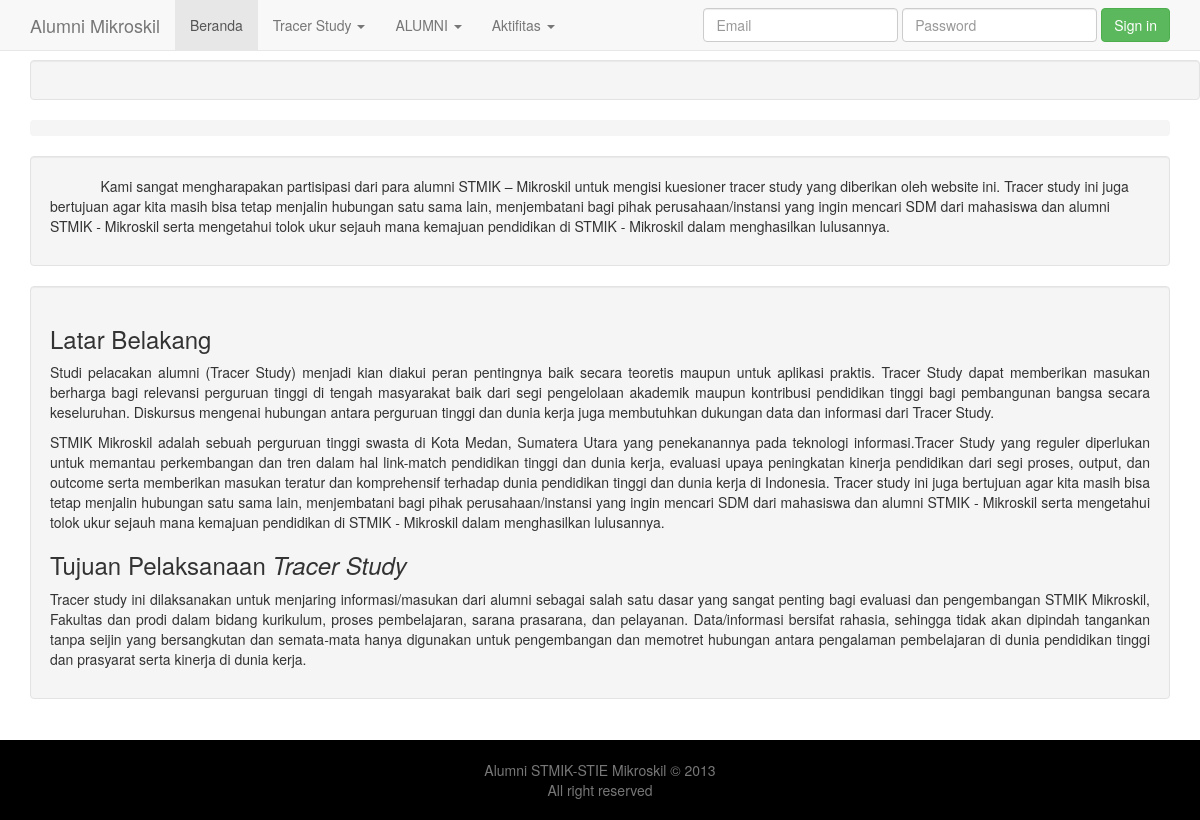
Page /latarbelakang.php on the committed database.
### tables this page shows
CREATE TABLE IF NOT EXISTS `latar` (
  `satu` text NOT NULL,
  `dua` text NOT NULL,
  `tiga` text NOT NULL
);

### latarbelakang.php (the view, shortened to what this page needs)
<!DOCTYPE html>
<html lang="en">
  <head>
    <link href="css/bootstrap.css" rel="stylesheet">
    <link href="css/sticky-footer-navbar.css" rel="stylesheet">
    <link href="css/bootstrap.min.css" rel="stylesheet">
  </head>
  <body>
    <div id="wrap">
<?php include('includes/nav.php'); ?>
<?php include('includes/header.php'); ?>
        <div class="breadcrumb">
        </div>
     <?php include('includes/partisipasi.php'); ?>
    <div class="well">
    <?php
$query = "select * from latar";
$result = mysql_query($query)or die ("Wrong Query:".mysql_error());
while($data=mysql_fetch_array($result))
{
	echo "<h3>Latar Belakang</h3>";
	echo "<p align='justify'>$data[satu]</p>";
	echo "<p align='justify'>$data[dua]</p>";
	echo "<h3>Tujuan Pelaksanaan <i>Tracer Study</i></h3>";
	echo "<p align='justify'>$data[tiga]</p>";
}
?>
	</div>
        <br>
      </div>
    </div>
   <?php include('includes/footer.php'); ?>
  </body>
</html>

### includes/nav.php (shortened to what this page needs)
<div class="navbar navbar-default navbar-fixed-top">
  <div class="container">
    <div class="navbar-header">
      <a class="navbar-brand" href="index.php">Alumni Mikroskil</a>
    </div>
    <div class="collapse navbar-collapse">
      <ul class="nav navbar-nav">
        <li class="active"><a href="index.php">Beranda</a></li>
        <li class="dropdown">
         <a href="#" class="dropdown-toggle" data-toggle="dropdown">Tracer Study <b class="caret"></b></a>
         </li>
         <li class="dropdown">
         <a href="#" class="dropdown-toggle" data-toggle="dropdown">ALUMNI <b class="caret"></b></a>
           </li>
        <li class="dropdown">
          <a href="#" class="dropdown-toggle" data-toggle="dropdown">Aktifitas <b class="caret"></b></a>
        </li>
      </ul>
       <form class="navbar-form navbar-right">
      <div class="form-group">
        <input type="text" placeholder="Email" class="form-control">
      </div>
      <div class="form-group">
        <input type="password" placeholder="Password" class="form-control">
      </div>
      <button type="submit" class="btn btn-success">Sign in</button>
    </form>
    </div>
  </div>
</div>

### includes/header.php (shortened to what this page needs)
     <div class="container">
        <div class="span12">
<div class="container well well-large">
   </div>
       </div>

### includes/partisipasi.php
<div class="well">
        <p> &nbsp;&nbsp;&nbsp;&nbsp;&nbsp;&nbsp;&nbsp;&nbsp;&nbsp;&nbsp;&nbsp;&nbsp;&nbsp;Kami sangat mengharapakan partisipasi dari para alumni STMIK – Mikroskil untuk mengisi kuesioner tracer study yang diberikan oleh website ini. Tracer study ini juga bertujuan agar kita masih bisa tetap menjalin hubungan satu sama lain, menjembatani bagi pihak perusahaan/instansi yang ingin mencari SDM dari mahasiswa dan alumni STMIK - Mikroskil serta mengetahui tolok ukur sejauh mana kemajuan pendidikan di STMIK - Mikroskil dalam menghasilkan lulusannya.</p>
        </div>

### includes/footer.php
<div id="footer">
     <div class="container">
       <p class="text-muted credit">Alumni STMIK-STIE Mikroskil &copy; 2013 <br />
       All right reserved </p>
     </div>
   </div>

### css/sticky-footer-navbar.css (style rules this page uses)
html, body { height: 100%; }
#wrap { min-height: 100%; height: auto !important; height: 100%; margin: 0 auto -60px; padding: 0 0 60px; }
#footer { height: 80px; text-align:center; background-color:#000000; }
#wrap > .container { padding: 60px 15px 0; }
.container .credit { margin: 20px 0; }

### rows in the picture
latar: satu "Studi pelacakan alumni (Tracer Study) menjadi kian diakui peran pentingnya baik secara teoretis maupun untuk aplikasi praktis. Tracer Study dapat memberikan masukan berharga bagi relevansi perguruan tinggi di tengah masyarakat baik dari segi pengelolaan akademik maupun kontribusi pendidikan tinggi bagi pembangunan bangsa secara keseluruhan. Diskursus mengenai hubungan antara perguruan tinggi dan dunia kerja juga membutuhkan dukungan data dan informasi dari Tracer Study.", dua "STMIK Mikroskil adalah sebuah perguruan tinggi swasta di Kota Medan, Sumatera Utara yang penekanannya pada teknologi informasi.Tracer Study yang reguler diperlukan untuk memantau perkembangan dan tren dalam hal link-match pendidikan tinggi dan dunia kerja, evaluasi upaya peningkatan kinerja pendidikan dari segi proses, output, dan outcome serta memberikan masukan teratur dan komprehensif terhadap dunia pendidikan tinggi dan dunia kerja di Indonesia. Tracer study ini juga bertujuan agar kita masih bisa tetap menjalin hubungan satu sama lain, menjembatani bagi pihak perusahaan/instansi yang ingin mencari SDM dari mahasiswa dan alumni STMIK - Mikroskil serta mengetahui tolok ukur sejauh mana…", tiga "Tracer study ini dilaksanakan untuk menjaring informasi/masukan dari alumni sebagai salah satu dasar yang sangat penting bagi evaluasi dan pengembangan STMIK Mikroskil, Fakultas dan prodi dalam bidang kurikulum, proses pembelajaran, sarana prasarana, dan pelayanan. Data/informasi bersifat rahasia, sehingga tidak akan dipindah tangankan tanpa seijin yang bersangkutan dan semata-mata hanya digunakan untuk pengembangan dan memotret hubungan antara pengalaman pembelajaran di dunia pendidikan tinggi dan prasyarat serta kinerja di dunia kerja."
